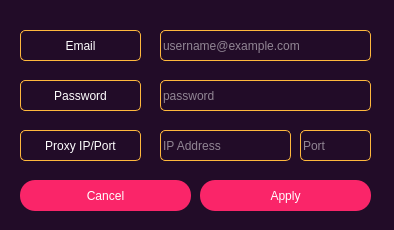
<?xml version="1.0" encoding="UTF-8"?>
<ui version="4.0">
 <class>EditMailDialog</class>
 <widget class="QDialog" name="EditMailDialog">
  <property name="geometry">
   <rect>
    <x>0</x>
    <y>0</y>
    <width>394</width>
    <height>230</height>
   </rect>
  </property>
  <property name="minimumSize">
   <size>
    <width>394</width>
    <height>230</height>
   </size>
  </property>
  <property name="maximumSize">
   <size>
    <width>394</width>
    <height>230</height>
   </size>
  </property>
  <property name="windowTitle">
   <string>Edit Mail</string>
  </property>
  <property name="styleSheet">
   <string notr="true">QPushButton
{
	border-radius:15px;
	background-color:#fa2569;
	color:white;
}

QPushButton:hover
{
	border-radius:15px;
	background-color:#feb83d;
	color:black;
}

QLabel
{
	background-color:rgba(0, 0, 0,0);
	border: 1px solid grey;
	border-color:#feb83d;
	border-radius: 5px;
	color:white;
}

QLineEdit
{
	background-color:rgba(0, 0, 0,0);
	border: 1px solid grey;
	border-color:#feb83d;
	border-radius: 5px;
	color:white;
}

QMessageBox 
{
    background-color: #220c28;
}

QMessageBox QLabel 
{
    	background-color:rgba(0, 0, 0,0);
	border: 1px solid grey;
	border-color:#220c28;
	border-radius: 5px;
	color:white;
}

QMessageBox QPushButton
{
	border-radius:15px;
	border: 1px solid grey;
	border-color:#fa2569;
	background-color:#220c28;
	color:white;
}

QMessageBox QPushButton::hover
{
	border-radius:15px;
	border: 1px solid grey;
	border-color:#feb83d;
	background-color:#220c28;
	color:white;
}

#EditMailDialog
{
	background-color:#220c28;
}
</string>
  </property>
  <widget class="QLabel" name="email_label">
   <property name="geometry">
    <rect>
     <x>20</x>
     <y>30</y>
     <width>121</width>
     <height>31</height>
    </rect>
   </property>
   <property name="text">
    <string>Email</string>
   </property>
   <property name="alignment">
    <set>Qt::AlignCenter</set>
   </property>
  </widget>
  <widget class="QLineEdit" name="email_lineEdit">
   <property name="geometry">
    <rect>
     <x>160</x>
     <y>30</y>
     <width>211</width>
     <height>31</height>
    </rect>
   </property>
   <property name="placeholderText">
    <string>username@example.com</string>
   </property>
  </widget>
  <widget class="QLabel" name="password_label">
   <property name="geometry">
    <rect>
     <x>20</x>
     <y>80</y>
     <width>121</width>
     <height>31</height>
    </rect>
   </property>
   <property name="text">
    <string>Password</string>
   </property>
   <property name="alignment">
    <set>Qt::AlignCenter</set>
   </property>
  </widget>
  <widget class="QLineEdit" name="password_lineEdit">
   <property name="geometry">
    <rect>
     <x>160</x>
     <y>80</y>
     <width>211</width>
     <height>31</height>
    </rect>
   </property>
   <property name="placeholderText">
    <string>password</string>
   </property>
  </widget>
  <widget class="QLabel" name="proxy_label">
   <property name="geometry">
    <rect>
     <x>20</x>
     <y>130</y>
     <width>121</width>
     <height>31</height>
    </rect>
   </property>
   <property name="text">
    <string>Proxy IP/Port</string>
   </property>
   <property name="alignment">
    <set>Qt::AlignCenter</set>
   </property>
  </widget>
  <widget class="QLineEdit" name="proxy_ip_lineEdit">
   <property name="geometry">
    <rect>
     <x>160</x>
     <y>130</y>
     <width>131</width>
     <height>31</height>
    </rect>
   </property>
   <property name="placeholderText">
    <string>IP Address</string>
   </property>
  </widget>
  <widget class="QLineEdit" name="proxy_port_lineEdit">
   <property name="geometry">
    <rect>
     <x>300</x>
     <y>130</y>
     <width>71</width>
     <height>31</height>
    </rect>
   </property>
   <property name="placeholderText">
    <string>Port</string>
   </property>
  </widget>
  <widget class="QPushButton" name="reject_pushButton">
   <property name="geometry">
    <rect>
     <x>20</x>
     <y>180</y>
     <width>171</width>
     <height>31</height>
    </rect>
   </property>
   <property name="text">
    <string>Cancel</string>
   </property>
  </widget>
  <widget class="QPushButton" name="apply_pushButton">
   <property name="geometry">
    <rect>
     <x>200</x>
     <y>180</y>
     <width>171</width>
     <height>31</height>
    </rect>
   </property>
   <property name="text">
    <string>Apply</string>
   </property>
  </widget>
 </widget>
 <resources/>
 <connections/>
</ui>
